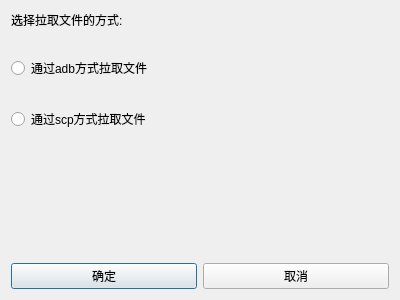
<?xml version="1.0" encoding="UTF-8"?>
<ui version="4.0">
 <class>ChoosePull</class>
 <widget class="QDialog" name="ChoosePull">
  <property name="geometry">
   <rect>
    <x>0</x>
    <y>0</y>
    <width>400</width>
    <height>300</height>
   </rect>
  </property>
  <property name="windowTitle">
   <string>ChoosePull</string>
  </property>
  <property name="styleSheet">
   <string notr="true">font: 11pt &quot;Sans Serif&quot;;</string>
  </property>
  <layout class="QGridLayout" name="gridLayout">
   <item row="0" column="0">
    <layout class="QVBoxLayout" name="verticalLayout">
     <item>
      <layout class="QVBoxLayout" name="verticalLayout_2">
       <item>
        <widget class="QLabel" name="label_2">
         <property name="text">
          <string>选择拉取文件的方式:</string>
         </property>
        </widget>
       </item>
       <item>
        <widget class="QLabel" name="label">
         <property name="text">
          <string/>
         </property>
        </widget>
       </item>
       <item>
        <widget class="QRadioButton" name="radioButton">
         <property name="text">
          <string>通过adb方式拉取文件</string>
         </property>
        </widget>
       </item>
       <item>
        <widget class="QLabel" name="label_4">
         <property name="text">
          <string/>
         </property>
        </widget>
       </item>
       <item>
        <widget class="QRadioButton" name="radioButton_2">
         <property name="text">
          <string>通过scp方式拉取文件</string>
         </property>
        </widget>
       </item>
      </layout>
     </item>
     <item>
      <layout class="QVBoxLayout" name="verticalLayout_3">
       <item>
        <widget class="QLabel" name="label_3">
         <property name="text">
          <string/>
         </property>
        </widget>
       </item>
       <item>
        <widget class="QLabel" name="label_5">
         <property name="text">
          <string/>
         </property>
        </widget>
       </item>
      </layout>
     </item>
     <item>
      <layout class="QHBoxLayout" name="horizontalLayout">
       <item>
        <widget class="QPushButton" name="pushButton">
         <property name="text">
          <string>确定</string>
         </property>
        </widget>
       </item>
       <item>
        <widget class="QPushButton" name="pushButton_2">
         <property name="text">
          <string>取消</string>
         </property>
        </widget>
       </item>
      </layout>
     </item>
    </layout>
   </item>
  </layout>
 </widget>
 <resources/>
 <connections/>
</ui>
